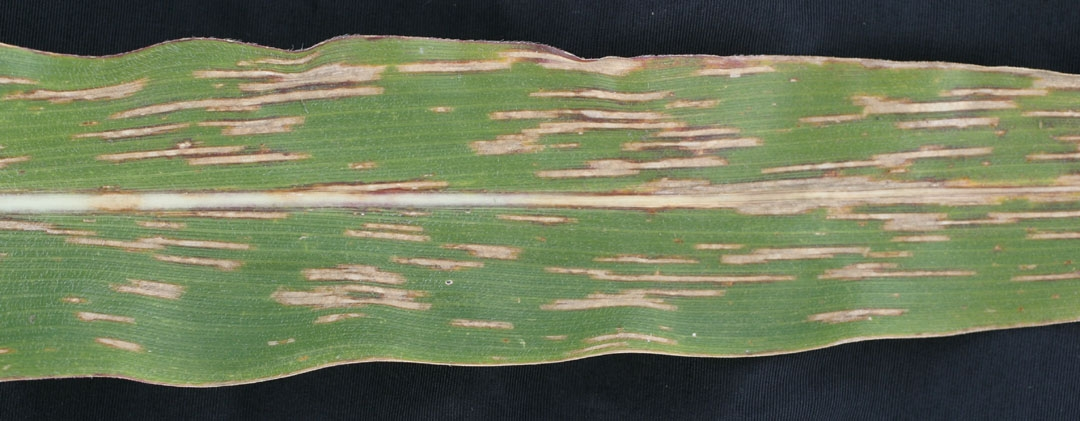
#> input picture Dataset/Blight/Corn_Blight (101).jpg, 1080 x 421 px, given as the content of the folder engolahan_Citra_Digital/Project UAS Kelompok/Dataset/Healthy, which was not available
$ python corn_leaf_disease.py
#> lines starting #> are read from the running program, lines starting #| are printed output that depends on the picture
import cv2
import numpy as np
import matplotlib.pyplot as plt
import os
import pandas as pd

dataset_dir = r'D:\1_Kuliah Gusmang\Semester_3\Kuliah\1_Pengolahan_Citra_Digital\Project UAS Kelompok\Dataset'

images = []
labels = []

label_map = {'Healthy': 0, 'Blight': 1, 'Common_Rust': 2, 'Gray_Leaf_Spot': 3,}

for label, label_idx in label_map.items():
    label_dir = os.path.join(dataset_dir, label)

    for filename in os.listdir(label_dir):
        img_path = os.path.join(label_dir, filename)

        img = cv2.imread(img_path)
#> img is the input picture: shape (421, 1080, 3); mean B, G, R 89.5, 118.3, 109.8

        img = cv2.resize(img, (128, 128))
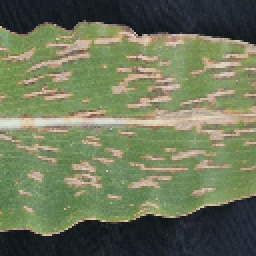
#> img: shape (128, 128, 3) (shown 2 times larger); mean B, G, R 89.3, 118, 109.6

        img_rgb = cv2.cvtColor(img, cv2.COLOR_BGR2RGB)
#> pass 3 of the loop `for label, label_idx in label_map.items():`:
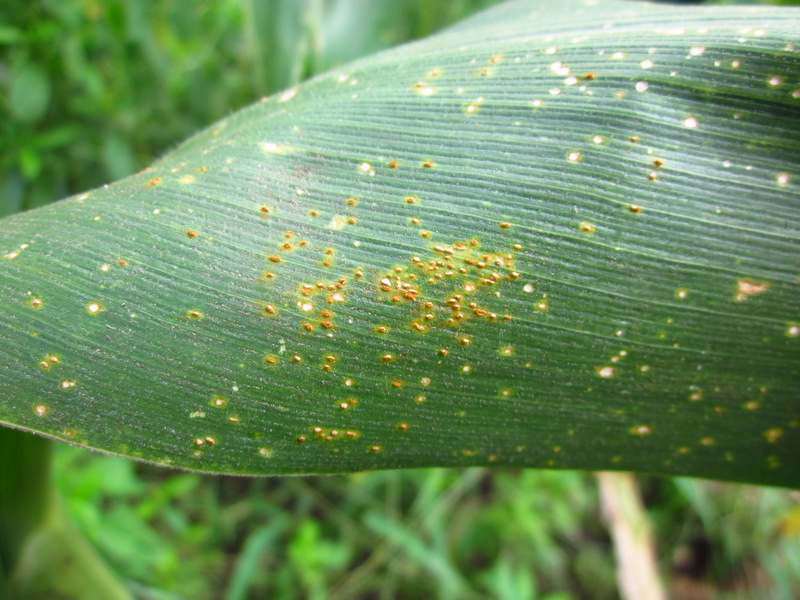
#> input picture Dataset/Common_Rust/Corn_Common_Rust (1269).jpg, 800 x 600 px, found by its file name
#> img is the input picture: shape (600, 800, 3); mean B, G, R 96.4, 145.2, 110.2
#> `img = cv2.resize(img, (128, 128))`:
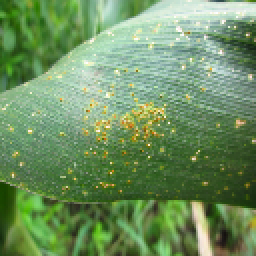
#> img: shape (128, 128, 3) (shown 2 times larger); mean B, G, R 96.3, 145.1, 110.1
#> (the run stopped early here; a loop or call above may not have finished)
